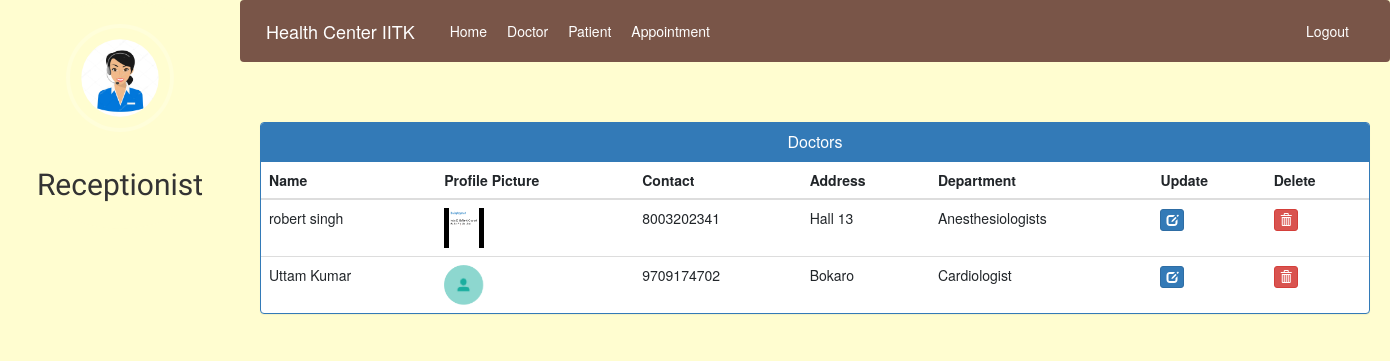
/admin-view-doctor (signed in), run on the app's committed database.
### hospital/models.py (models this page shows, shortened)
class Doctor(models.Model):
    user=models.OneToOneField(User,on_delete=models.CASCADE)
    profile_pic= models.ImageField(upload_to='profile_pic/DoctorProfilePic/',null=True,blank=True)
    address = models.CharField(max_length=40)
    mobile = models.CharField(max_length=20,null=True)
    department= models.CharField(max_length=50,choices=departments,default='Cardiologist')
    status=models.BooleanField(default=False)
    @property
    def get_name(self):
        return self.user.first_name+" "+self.user.last_name

### hospital/views.py (the view)
# urls.py: path('admin-view-doctor', views.admin_view_doctor_view,name='admin-view-doctor'),
@login_required(login_url='adminlogin')
@user_passes_test(is_admin)
def admin_view_doctor_view(request):
    doctors=models.Doctor.objects.all().filter(status=True)
    return render(request,'hospital/admin_view_doctor.html',{'doctors':doctors})

### hospital/views.py (called while the page is built)
def is_admin(user):
    return user.groups.filter(name='ADMIN').exists()

### templates/hospital/admin_view_doctor.html (shortened to what this page needs)
{% extends 'hospital/admin_base.html' %}
{% block content %}
{%load static%}
<head>
  <link href="//netdna.bootstrapcdn.com/bootstrap/3.0.0/css/bootstrap.min.css" rel="stylesheet" id="bootstrap-css">
</head>
<div class="container">
  <div class="panel panel-primary">
    <div class="panel-heading">
      <h6 class="panel-title">Doctors</h6>
    </div>
    <table class="table table-hover" id="dev-table">
      <thead>
        <tr>
          <th>Name</th>
          <th>Profile Picture</th>
          <th>Contact</th>
          <th>Address</th>
          <th>Department</th>
          <th>Update</th>
          <th>Delete</th>
        </tr>
      </thead>
      {% for d in doctors %}
      <tr>
        <td> {{d.get_name}}</td>
        <td> <img src="{% static d.profile_pic.url %}" alt="Profile Pic" height="40px" width="40px" /></td>
        <td>{{d.mobile}}</td>
        <td>{{d.address}}</td>
        <td>{{d.department}}</td>
        <td><a class="btn btn-primary btn-xs" href="{% url 'update-doctor' d.id  %}"><span class="glyphicon glyphicon-edit"></span></a></td>
        <td><a class="btn btn-danger btn-xs" href="{% url 'delete-doctor-from-hospital' d.id  %}"><span class="glyphicon glyphicon-trash"></span></a></td>
      </tr>
      {% endfor %}
    </table>
  </div>
</div>
{% endblock content %}

### static/style.css (style rules this page uses)
body { padding-left: 240px; }

### templates/hospital/admin_base.html (style rules this page uses)
a:link { text-decoration: none; }
a { color: rgb(202, 35, 35); }
body { background-color: rgb(255, 253, 208); font-family: 'Work Sans', sans-serif; }

### templates/hospital/admin_view_doctor.html (style rules this page uses)
a:link { text-decoration: none; }
h6 { text-align: center; }

### data on the page
Doctor: get_name "robert singh", profile_pic (picture), mobile "8003202341", address "Hall 13", department "Anesthesiologists"
Doctor: get_name "Uttam Kumar", profile_pic (placeholder picture), mobile "9709174702", address "Bokaro", department "Cardiologist"
